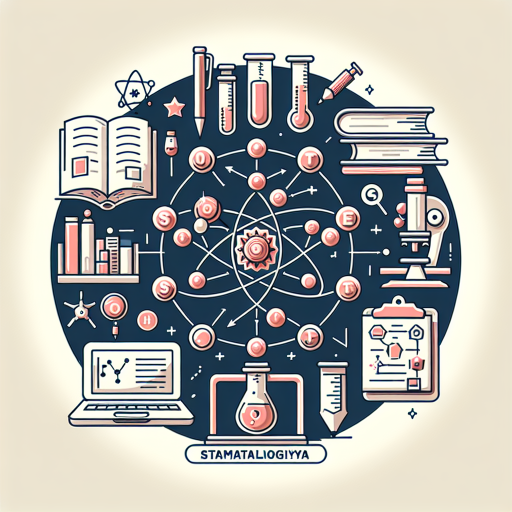
#> input picture temp/dalle_slide_1.png, 1024 x 1024 px (shown at 1/2 size)
$ python -i photo_search.py   (imports and definitions only)
#> lines starting #> are read from the running program, lines starting #| are printed output that depends on the picture; after the words box and inside, x2 and y2 are one past the last pixel; in counts of white or black regions, pixels touching at a corner belong together
"""Slayd rasmlarini internetdan (Brave Image Search) topadi.

Qoida: bitta mavzu uchun Brave'ga faqat BITTA so'rov yuboriladi (200 ta
natija). Mavhum/futuristik mavzular AI bilan chizishga yo'naltiriladi;
haqiqiy foto kerak bo'lgan mavzularda qidiruv tili mavzuga qarab tanlanadi:

    1. Tarix va madaniyatda mahalliy til, global texnologiyada odatda inglizcha so'rov.
    2. Brave bitta so'rov bilan 200 tagacha rasm beradi; stok saytlar
       (suv belgili), do'konlar va kichik rasmlar olib tashlanadi.
    3. AI sarlavhalar va rasm nomlarini ko'rib, har slaydga mos rasmlarni
       tanlaydi (bir rasm — bitta slaydga).
    4. Tanlangan rasm yuklab olinadi, tekshiriladi va crop uchun fokus aniqlanadi.

Topilmagan slaydga hech narsa qaytarilmaydi — uni chaqiruvchi AI bilan
chizdiradi. Mavzu natijalari xotirada saqlanadi: o'sha mavzuga keyingi
murojaat (muqova, slaydni qayta yaratish, boshqa mijoz) Brave'ga yangi
so'rov yubormaydi va oldin ishlatilgan rasmlarni qayta bermaydi.

Bir xil rasm ikki marta qo'yilmaydi — hatto boshqa saytdan, boshqa manzil
va o'lcham bilan kelsa ham (Amir Temur taqdimotida ketma-ket ikki slaydda
bitta surat chiqqan edi): yuklangan har rasmning "barmoq izi" (dHash,
butun va chetlari kesilgan holda) olinadi va mavzuda ishlatilganlari bilan
solishtiriladi; o'xshashi tashlanib, slotga navbatdagi nomzod olinadi.
"""
import asyncio
import contextlib
import functools
import io
import json
import logging
import os
import re
import time
import uuid
from collections import OrderedDict
from typing import Dict, List, Optional, Sequence, Tuple
from urllib.parse import urlparse

import aiohttp

from services import ai_usage

log = logging.getLogger("photo_search")

BRAVE_URL = "https://api.search.brave.com/res/v1/images/search"
RESULTS = 200                 # Brave bir so'rovda beradigan eng ko'p natija
MIN_WIDTH = 600               # bundan kichik rasm slaydda xira ko'rinadi
MAX_SIDE = 1600               # PPTX og'irlashmasin
MAX_BYTES = 15 * 1024 * 1024
MAX_CANDIDATES = 120          # AI ga ko'rsatiladigan nomzodlar
CACHE_TOPICS = 300            # xotirada saqlanadigan mavzular soni
_BRAVE_SEARCH_LANGS = frozenset({
    "ar", "bg", "ca", "cs", "da", "de", "el", "en", "es", "et", "fi", "fr",
    "he", "hr", "hu", "id", "it", "ja", "ko", "lt", "lv", "nb", "nl", "pl",
    "pt-br", "pt-pt", "ro", "ru", "sk", "sl", "sr", "sv", "th", "tr", "uk",
    "vi", "zh-hans", "zh-hant",
})
_AI_FIRST_TOPIC = re.compile(
    r"\b(?:AI|artificial intelligence|machine learning|deep learning|neural network|"
    r"sun['’]?iy intellekt\w*|mashinaviy o['’]?rganish\w*|neyron tarmoq\w*|"
    r"искусственн\w+ интеллект\w*|нейросет\w*|машинн\w+ обучен\w*|"
    r"internet\w*|internet of things|cyber ?security|cyberspace|cloud computing|"
    r"virtual reality|augmented reality|metaverse|robotics|robototexnika|"
    r"kelajak texnolog\w*|future technolog\w*|digital transformation|"
    r"космос\w*|cosmos\w*|outer space|space exploration|space\w*|koinot\w*|kosmos\w*|"
    r"futuristic|kelajak shah\w*|future cit\w*)\b",
    re.IGNORECASE,
)

# Suv belgili stok saytlar, do'konlar va sifatsiz manbalar.
_BLOCKED = (
    "gettyimages", "istockphoto", "shutterstock", "alamy", "dreamstime", "123rf",
    "depositphotos", "stock.adobe", "adobestock", "vecteezy", "freepik", "canstockphoto",
    "bigstockphoto", "agefotostock", "superstock", "pond5", "colourbox", "stockfresh",
    "shootplanet", "amazon.", "ebay.", "aliexpress", "etsy.", "walmart.", "temu.",
    "pinimg.com", "pinterest.", "lookaside.fbsbx", "fbcdn", "instagram",
    # Slayd, hujjat va konspekt saytlari: rasmlari — birovning taqdimoti yoki matnli bet.
    "slideplayer", "slideshare", "slideserve", "slidetodoc", "slidesgo", "pdfslide", "scribd", "docplayer",
    "studfile", "studylib", "studopedia", "myshared", "present5", "ppt-online", "coursehero", "quizlet",
    "vdocuments", "fliphtml5", "issuu", "yumpu", "dokumen.pub", "prezi.", "academia.edu", "researchgate",
    "semanticscholar", "infourok", "multiurok", "nsportal", "znanio", "videouroki", "showme.", "brainly",
    # O'zbek taqdimot, referat va konspekt saytlari: o'zbekcha mavzuda Brave birinchi navbatda shularni
    # beradi — rasmlari tayyor slaydlar va hujjat betlari (soff.uz «OFF» suv belgisi bilan).
    "soff.uz", "arxiv.uz", "slaydchi", "slayd", "referat", "hozir.org", "fayllar.org", "kompy.info",
    "denemetr", "ziyonet", "ziyouz", "kitobxon", "mustaqil-ish", "mustaqilish", "kurs-ishi", "kursishi",
    # Ilmiy jurnallar: rasmlari — grafik, jadval va sxemalar ("Figure 2").
    "ncbi.nlm.nih.gov", "europepmc", "sciencedirect", "elsevier", "springer", "wiley.com", "tandfonline",
    "frontiersin", "mdpi.com", "jacc.org", "ahajournals", "bmj.com", "thelancet", "nejm.org", "plos",
    "revportcardiol", "cureus", "hindawi", "karger", "sagepub", "oup.com", "biomedcentral", "jamanetwork",
)
_BAD_EXT = (".svg", ".gif", ".ico")
# Sarlavhasi shunday so'zli natija — slayd, jadval, sxema yoki matnli bet bo'lishi ehtimoli katta.
_TEXTY = re.compile(
    r"(?<![a-z])(?:slides?|figs?|figures?|ppt|pptx|powerpoint|presentation|lecture|chart|diagram|infographic|table|"
    r"graph|flowchart|worksheet|poster|quote|screenshot|text|template|slayd|taqdimot|jadval|sxema|"
    r"слайд\w*|презентац\w*|лекци\w*|схем\w*|таблиц\w*|диаграмм\w*|инфографи\w*|"
    r"referat\w*|реферат\w*|konspekt\w*|конспект\w*|mustaqil ish\w*|kurs ishi|pdf|docx?|document\w*)(?![a-z])",
    re.IGNORECASE)
# Rasm manzilidagi sahifa belgisi: ".../file-46759_page-5_generate.jpg", ".../slide12.png" — hujjat yoki
# taqdimotning bitta beti.
_PAGE_URL = re.compile(r"(?:^|[/_.-])(?:page|slide|sahifa|list)[-_]?\d+(?![a-z])", re.IGNORECASE)


# [13 lines left out: functions api_key, enabled, not called in this run]


# ───────────────────────────────────────────── mavzu natijalari (xotira)

class _Pool:
    __slots__ = ("candidates", "used", "hashes", "created")

    # [5 lines left out: function __init__, not called in this run]


_pools: "OrderedDict[str, _Pool]" = OrderedDict()
_locks: Dict[str, asyncio.Lock] = {}


def _topic_key(topic: str) -> str:
    return re.sub(r"\s+", " ", (topic or "").strip().lower())


def prefer_ai(topic: str) -> bool:
    """Mavhum/futuristik mavzuda, odatiy mix rejimida, AI tasvirini ustun ko'radi."""
    return bool(_AI_FIRST_TOPIC.search(topic or ""))


# [21 lines left out: functions reset, _host, _slug, not called in this run]


# Aniq fanlar (formulalar ruxsat): faqat slayd, ma'ruza va shablon tashlanadi — formula, grafik, sxema qoladi.
_TEXTY_SLIDES = re.compile(
    r"(?<![a-z])(?:slides?|ppt|pptx|powerpoint|presentation|lecture|screenshot|template|worksheet|poster|"
    r"slayd|taqdimot|слайд\w*|презентац\w*|лекци\w*)(?![a-z])", re.IGNORECASE)


# [28 lines left out: function usable, not called in this run]


# [25 lines not run here, left out]


# ─────────────────────────────────────────────────────── AI so'rovlari

# [5 lines left out: function _ask_json, not called in this run]


_QUERY_SYSTEM = (
    "Create ONE short image-search query (2-6 words) for REAL photographs relevant to a "
    "presentation topic. Choose the query language based on where the best photographs are "
    "likely to exist, not by blindly translating everything into English. For people, history, "
    "culture, places, and regional topics, search in the language/script of that culture when "
    "it is likely to find more authentic local photos (e.g. Amir Temur: Uzbek; Ottoman/Turkish "
    "history: Turkish; Chinese history: Chinese; Mongolian history: Mongolian). Keep names in "
    "their locally used form/script. For globally shared technology or science (AI, internet, "
    "space), use English unless the topic is explicitly regional. For Uzbek or Mongolian, use "
    "the actual local-language query even though Brave may not support a search_lang filter. "
    "Set search_lang only to one of: ar, bg, ca, cs, da, de, el, en, es, et, fi, fr, he, hr, "
    "hu, id, it, ja, ko, lt, lv, nb, nl, pl, pt-br, pt-pt, ro, ru, sk, sl, sr, sv, th, tr, "
    "uk, vi, zh-hans, zh-hant; otherwise use an empty string. Avoid words that return text "
    "artifacts: presentation, slide, map, diagram, chart, infographic, table, poster. "
    "Answer JSON: {\"query\": \"...\", \"search_lang\": \"...\"}"
)


# [17 lines not run here, left out]


# [32 lines left out: function _face_focus, not called in this run]


def focal_point(path: str, default_y: float = 0.4) -> Tuple[float, float]:
    """Rasmning kesishda saqlanishi kerak bo'lgan nuqtasi (x, y), 0..1 oralig'ida."""
    return _face_focus(os.path.abspath(path)) or (0.5, min(1.0, max(0.0, default_y)))


# [39 lines left out: functions crop_margins, object_position, not called in this run]


_PICK_SYSTEM = (
    "You fill presentation slides with photos from a numbered list of image-search "
    "results (each has a title or page words, and a source site). Goal: fill AS MANY "
    "slots as possible — ideally every slot.\n"
    "- An image fits a slot when it is about the presentation topic and relates to the "
    "slot (same person, place, building, object, era, activity or idea). An exact match "
    "is not required: a relevant photo of the topic is much better than no photo.\n"
    "- For every slot give up to 3 ids, best first.\n"
    "- Also give \"spare\": up to 15 other ids that are good general photos of the topic "
    "(used when a slot's photo fails to download).\n"
    "- NEVER pick anything that is likely to contain text: presentation slides or slide "
    "screenshots, document or book pages, tables, charts, diagrams, infographics, posters, "
    "book covers, screenshots, quotes. Also skip products for sale, logos, video games, "
    "memes and other topics. Pick real photographs only.\n"
    "- Every id may be used only once in the whole answer.\n"
    "- Leave a slot empty only when no remaining result is about the topic at all.\n"
    "Answer JSON: {\"picks\": [{\"slot\": 1, \"ids\": [12, 40]}, ...], \"spare\": [3, 7]}"
)


_PICK_FORMULAS = ("Exception for this exact-science presentation: images with formulas, equations, graphs, "
                  "geometric figures and scientific diagrams ARE allowed and welcome; still never pick slides, "
                  "document pages, screenshots or posters.")


# [68 lines left out: functions _pick_prompt, parse_picks, parse_spare, _save_image, not called in this run]


# Ko'p saytlar (Wikimedia, WordPress hostinglari) bot ko'rinishidagi so'rovni rad etadi.
_DOWNLOAD_HEADERS = {
    "User-Agent": ("Mozilla/5.0 (Windows NT 10.0; Win64; x64) AppleWebKit/537.36 "
                   "(KHTML, like Gecko) Chrome/126.0 Safari/537.36"),
    "Accept": "image/avif,image/webp,image/png,image/jpeg,image/*;q=0.8,*/*;q=0.5",
}


# [17 lines not run here, left out]


# ───────────────────────────────────────────── bir xil rasm (boshqa manzildan) qayta qo'yilmasin

DUP_DISTANCE = 10             # 64 bitdan nechtasi farq qilsa ham "o'sha rasm" (o'lcham, siqish, yengil rang farqi)


# [24 lines left out: functions _dhash, image_hashes, not called in this run]


def same_picture(a: Tuple[int, int], b: Tuple[int, int], limit: int = DUP_DISTANCE) -> bool:
    return any(bin(x ^ y).count("1") <= limit for x in a for y in b)


def is_duplicate(hashes: Tuple[int, int], seen: Sequence[Tuple[int, int]]) -> bool:
    return any(same_picture(hashes, other) for other in seen)


# ───────────────────────────────────────────── matnli rasmni ko'z bilan tekshirish

_TEXT_CHECK = (
    "You screen web images before they are placed on presentation slides as PHOTOS. Judge EACH numbered image "
    "on its own. REJECT it if ANY of these is true: it is a presentation slide, a slide thumbnail or a grid of "
    "slides (even with a nice picture on it); it is a document, book, textbook or scanned page, or a photo or "
    "screenshot of one (even if only part of the page is visible); it has a heading, title, caption, label, "
    "bullet list or sentence written ON it that a viewer can read, in any language; it is a poster, banner, "
    "advert, product package, logo, certificate, infographic, chart, table, labelled map or diagram; it has a "
    "website watermark or a site name stamped on it. ACCEPT only real photographs (or plain illustrations) with "
    "no readable text, or where text is tiny and incidental (a distant street sign, a number plate). "
    "For every image first say in a few words what you see, then give the verdict. Answer JSON: "
    "{\"images\": [{\"n\": 1, \"see\": \"...\", \"verdict\": \"accept\" or \"reject\"}]}"
)


_TEXT_CHECK_FORMULAS = (
    "You check images for a math/physics/computer-science presentation. Formulas, equations, graphs, geometric "
    "figures and labelled scientific diagrams are WELCOME. Judge EACH numbered image on its own: REJECT it if it "
    "is a screenshot of a presentation slide, a document or book page, a website, a poster, a worksheet, or "
    "mostly paragraphs of prose text, or has a text watermark, OR is a video thumbnail / ad / banner with a big "
    "headline (e.g. \"How to Solve ...\"), a brand or school logo, or text cut off at the image edge. "
    "For every image first say in a few words what you see, then give the verdict. Answer JSON: "
    "{\"images\": [{\"n\": 1, \"see\": \"...\", \"verdict\": \"accept\" or \"reject\"}]}"
)

# Bitta so'rovdagi rasmlar soni: ko'p rasmni birga ko'rganda model raqamlarni adashtirib, matnli
# varaqni o'tkazib yuborardi.
CHECK_BATCH = 4


# [61 lines left out: functions _thumb_b64, parse_rejects, _ask_text_check, not called in this run]


# ───────────────────────────── matnli varaqni bepul, mahalliy aniqlash (AI so'rovidan oldin)

def text_lines(path: str) -> Tuple[int, float]:
    """Rasmdagi matn qatorlari: (soni, rasm yuzasidan ulushi). O'qib bo'lmasa — (0, 0).

    Harflar chegarasi (morfologik gradient) gorizontal yopishtiriladi: matn qatori uzun, past va
    "zich-siyrak" to'g'ri to'rtburchak bo'lib chiqadi. Fotoda bunday bir xil qatorlar deyarli bo'lmaydi.
    """
#> called with path = '../temp/dalle_slide_1.png'
    try:
        import cv2
    except ImportError:
        return 0, 0.0
    image = cv2.imread(path, cv2.IMREAD_GRAYSCALE)
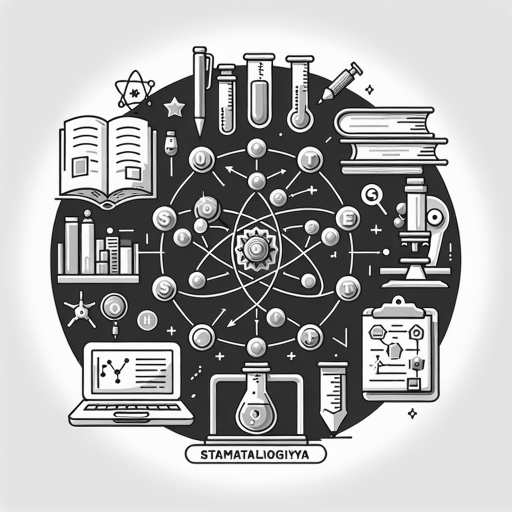
#> image: shape (1024, 1024) (shown at 1/2 size); min 0, max 255, mean 172.4
    if image is None:
        return 0, 0.0
    height, width = image.shape
    scale = 900 / max(height, width)
    image = cv2.resize(image, (max(1, int(width * scale)), max(1, int(height * scale))),
                       interpolation=cv2.INTER_AREA)
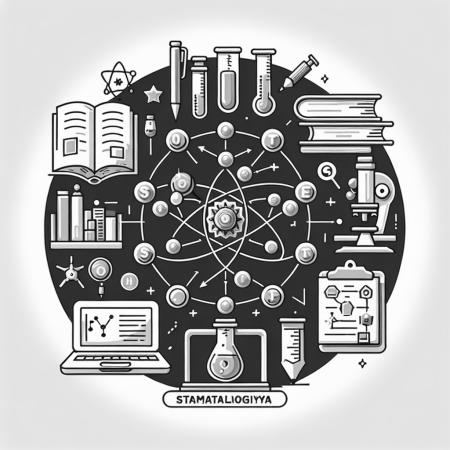
#> image: shape (900, 900) (shown at 1/2 size); min 0, max 255, mean 172.4
    height, width = image.shape
    grad = cv2.morphologyEx(image, cv2.MORPH_GRADIENT, cv2.getStructuringElement(cv2.MORPH_ELLIPSE, (3, 3)))
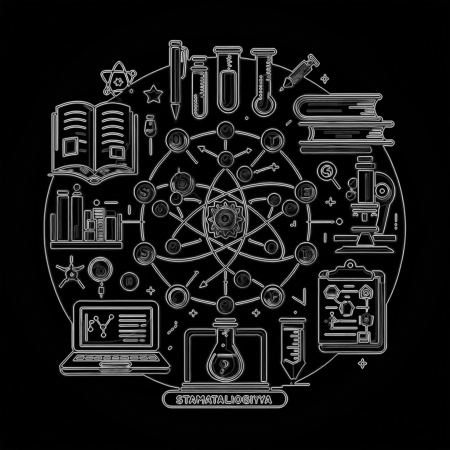
#> grad: shape (900, 900) (shown at 1/2 size); min 0, max 241, mean 23.3
    _, edges = cv2.threshold(grad, 0, 255, cv2.THRESH_BINARY | cv2.THRESH_OTSU)
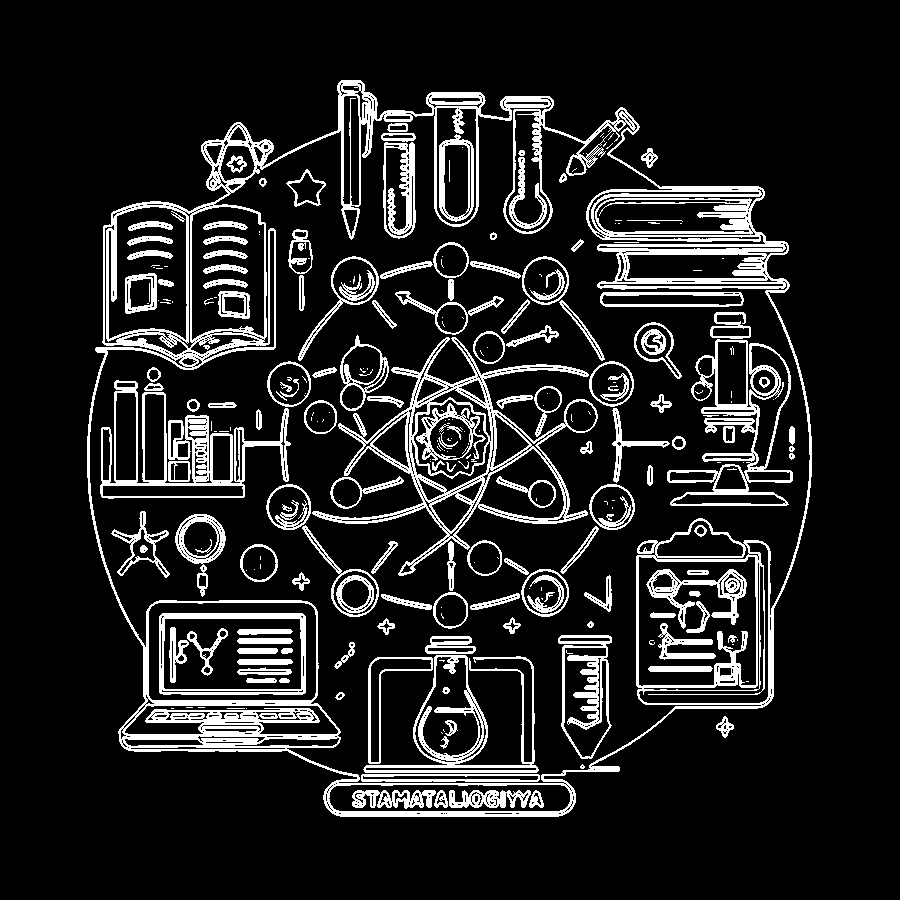
#> edges: shape (900, 900); 12.9% white; 275 white regions (121 under 20 px), largest, box (x1, y1, x2, y2) and area: (87, 80, 812, 817) 38686, (312, 337, 598, 576) 8200, (100, 380, 291, 499) 4976
    joined = cv2.morphologyEx(edges, cv2.MORPH_CLOSE,
                              cv2.getStructuringElement(cv2.MORPH_RECT, (max(9, width // 60), 1)))
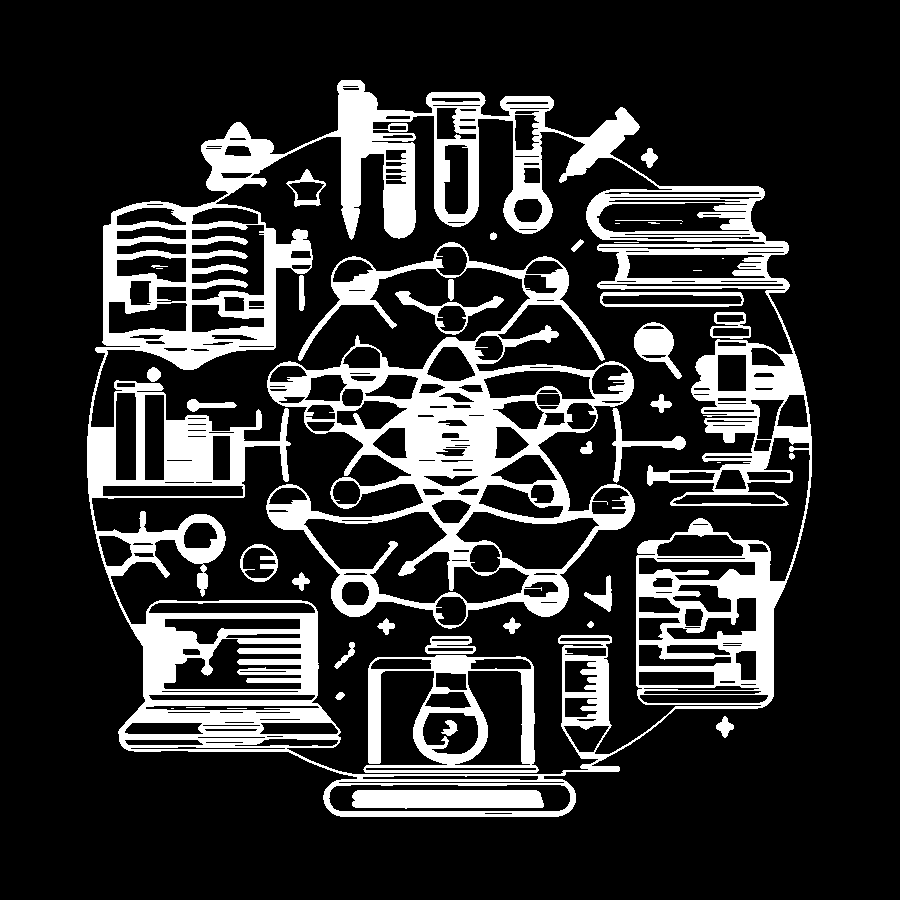
#> joined: shape (900, 900); 19% white; 44 white regions (9 under 20 px), largest, box (x1, y1, x2, y2) and area: (87, 80, 812, 817) 99223, (266, 242, 635, 629) 35710, (363, 655, 539, 773) 6936
    count, _, stats, _ = cv2.connectedComponentsWithStats(joined, connectivity=8)
#> count = 45; stats = 45 rows, first 6: [0, 0, 900, 900, 655795], [87, 80, 725, 737, 99223], [641, 148, 17, 20, 190], [286, 169, 40, 38, 405], [615, 220, 68, 2, 68], [615, 223, 5, 1, 5]
    lines, area = 0, 0
    for x, y, w, h, _ in stats[1:count]:
        if not height * 0.008 <= h <= height * 0.06 or w < width * 0.06 or w < h * 3.5:
            continue
        fill = cv2.countNonZero(edges[y:y + h, x:x + w]) / float(w * h)
        if 0.2 <= fill <= 0.75:
            lines += 1
            area += w * h
#> this loop made 44 passes
#> (x, y, w, h, fill, lines, area) on passes 19, 44: (600, 292, 144, 15, 0.43, 1, 2160), (352, 790, 192, 19, 0.59, 2, 5808)
#> after the loop, area = 5808; lines = 2
    return lines, area / float(width * height)


# [11 lines left out: function looks_like_text_page, not called in this run]


# [149 lines not run here, left out]

>>> result = text_lines('../temp/dalle_slide_1.png')
#> result = (2, 0.00717)
